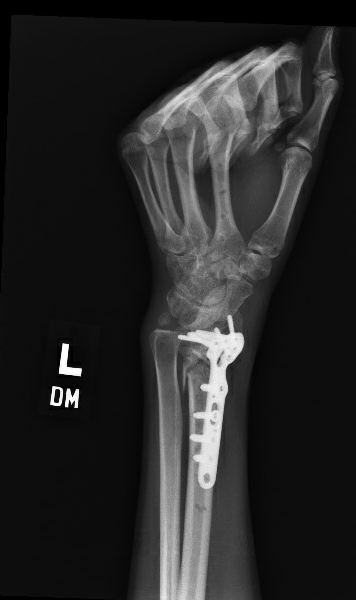
#> input picture ML/images/Acumed/Acumed ex2 at 9.51.06 AM (1).png, 356 x 600 px; its folder holds only this picture in this run
$ jupyter execute cropping.ipynb
#> lines starting #> are read from the running program, lines starting #| are printed output that depends on the picture; after the words box and inside, x2 and y2 are one past the last pixel; in counts of white or black regions, pixels touching at a corner belong together
[cell 1]
import sys
import cv2
from matplotlib import pyplot as plt
import numpy as np
from math import atan2, cos, sin, sqrt, pi
from glob import glob
import os

[cell 2]
filepaths = glob("images/**/*.png", recursive=True)
print(filepaths[:10])

[cell 3]
images = {}
grayScale = {}

for filepath in filepaths:
    image = cv2.imread(filepath)
#> image is the input picture: shape (600, 356, 3); min 0, max 255, mean 40
    dim = (200, np.floor(image.shape[0] / image.shape[1] * 200 ).astype(int))
#> dim = (200, 337)
    image = cv2.resize(image, dim)
#> image: shape (337, 200, 3)
    gray = cv2.cvtColor(image,cv2.COLOR_BGR2GRAY)
    images[filepath] = image
    grayScale[filepath] = gray
#> pass 2 of the loop `for filepath in filepaths:`:
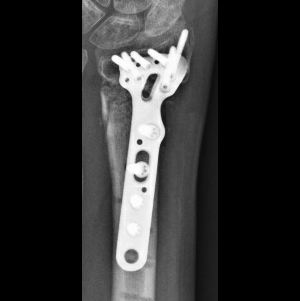
#> input picture ML/images/cropped/Acumed ex2 at 9.50.35 AM.png, 300 x 301 px
#> image is the input picture: shape (301, 300, 3); min 0, max 255, mean 48
#> `image = cv2.resize(image, dim)`:
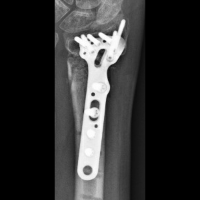
#> image: shape (200, 200, 3); min 0, max 255, mean 47.9
#> gray: shape (200, 200)

[cell 4]
edgeMaps = {}

for filepath, gray in grayScale.items():

    edges = cv2.Canny(gray, 240, 600)

    edgeMaps[filepath] = edges

    f = plt.figure()
    f.add_subplot(1,2, 1)
    plt.imshow(images[filepath])
    f.add_subplot(1,2, 2)
    plt.imshow(edges, cmap='gray')
    plt.show(block=True)
#> this loop made 4 passes
#> pass 1, `edges = cv2.Canny(gray, 240, 600)`:
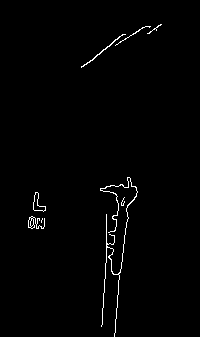
#> edges: shape (337, 200); 1.2% white in thin lines or dots, all inside (x1, y1, x2, y2) = (28, 24, 162, 337)
#> pass 1, `plt.show(block=True)`:
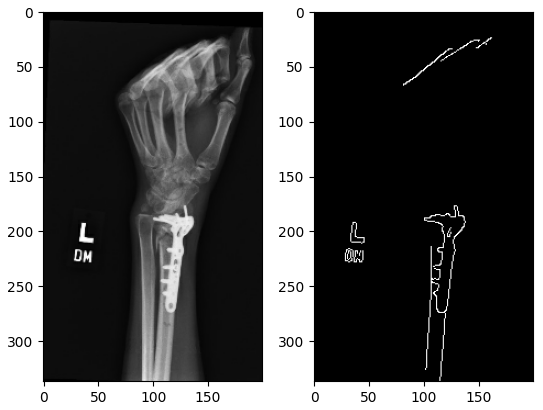
#> figure drawn by matplotlib, 2 panels
#> pass 2, `edges = cv2.Canny(gray, 240, 600)`:
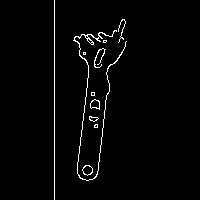
#> edges: shape (200, 200); 2.2% white in thin lines or dots, all inside (x1, y1, x2, y2) = (54, 0, 127, 200)
#> pass 2, `plt.show(block=True)`:
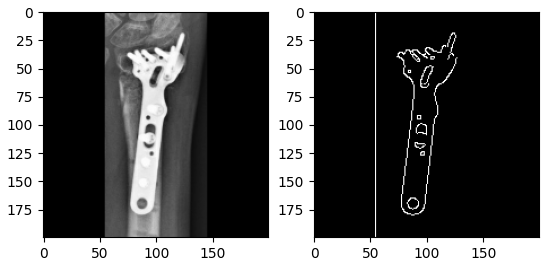
#> figure drawn by matplotlib, 2 panels
#> pass 3, `edges = cv2.Canny(gray, 240, 600)`:
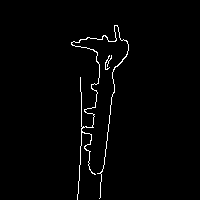
#> edges: shape (200, 200); 1.6% white in thin lines or dots, all inside (x1, y1, x2, y2) = (71, 25, 129, 200)
#> after the loop, edgeMaps = 4 items
    # [4 lines of commented-out code are left out]

[cell 5]
# [88 lines of commented-out code are left out]

[cell 6]
final = {}

for filepath, edges in list(edgeMaps.items()):

    try:

        retval, thresh_gray = cv2.threshold(edges, thresh=240, maxval=300, \
                                        type=cv2.THRESH_BINARY)

        contours, hierarchy = cv2.findContours(thresh_gray,cv2.RETR_LIST, \
                                        cv2.CHAIN_APPROX_SIMPLE)

        print('num contours: ', len(contours))

        image = images[filepath].copy()


        # Find object with the biggest bounding box
        mx = (0,0,0,0)      # biggest bounding box so far
        mx_score = 0
        mx_cont = None
        for cont in contours:
            x,y,w,h = cv2.boundingRect(cont)
            area = w*h
            rectCenter = (x + w/2, y + h/2)
            imageCenter = (image.shape[1]/2, image.shape[0]/2)
            distToCenter = 0.1 + sqrt((rectCenter[0] - imageCenter[0])**2 + (rectCenter[1] - imageCenter[1])**2) / sqrt(imageCenter[0]**2 + imageCenter[1]**2) * 255

            # print(rectCenter, imageCenter)
            score = area / distToCenter
            cv2.rectangle(image,(x,y),(x+w,y+h),(255 - distToCenter,0,0),1)
            if score > mx_score and area < 0.6 * image.shape[0] * image.shape[1]:
                mx = x,y,w,h
                mx_cont = cont
                mx_score = score
        x,y,w,h = mx
        f = plt.figure()
        f.add_subplot(1,2, 1)
        plt.imshow(edges, cmap='gray')
        f.add_subplot(1,2, 2)
        plt.imshow(edges, cmap='gray')

        xc = x + w/2
        yc = y + h/2


        # [11 lines of commented-out code are left out]
        halfSideLength = h / 2 * 1.2
        cropped = image[round(yc - halfSideLength):round(yc + halfSideLength), round(xc - halfSideLength):round(xc + halfSideLength)]
        plt.imshow(cropped, cmap='gray')

        plt.show(block=True)

        print('old path', filepath)
        filepath = filepath.replace('images', 'images_processed')

        try:
            os.makedirs('/'.join(filepath.split('/')[:-1]))
        except Exception as e:
            pass
        print('new filepath', filepath)
        # cv2.imwrite(filepath, cropped)

    except Exception as e:
        print(e)
#> this loop made 4 passes
#> (x, y, w, h, xc, yc, halfSideLength) on passes 1 to 4: (100, 177, 38, 160, 119, 257, 96), (73, 30, 54, 151, 100, 105.5, 90.6), (71, 25, 58, 175, 100, 112.5, 105), (43, 28, 119, 143, 102.5, 99.5, 85.8)
#| num contours:  13
#| old path images/Acumed/Acumed ex2 at 9.51.06 AM (1).png
#| new filepath images_processed/Acumed/Acumed ex2 at 9.51.06 AM (1).png
#| num contours:  21
#| old path images/cropped/Acumed ex2 at 9.50.35 AM.png
#| new filepath images_processed/cropped/Acumed ex2 at 9.50.35 AM.png
#| num contours:  2
#| old path images/cropped/Acumed ex2 at 9.51.06 AM.png
#| new filepath images_processed/cropped/Acumed ex2 at 9.51.06 AM.png
#| num contours:  3
#> (further printed lines are left out)
#> pass 1, `cropped = image[round(yc - halfSideLength):round(yc + halfSideLength),..`:
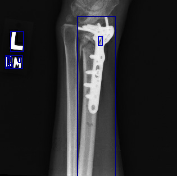
#> cropped: shape (176, 177, 3); mean of channels 0, 1, 2 45.2, 42.5, 42.5; drawn as B, G, R
#> pass 2, `cropped = image[round(yc - halfSideLength):round(yc + halfSideLength),..`:
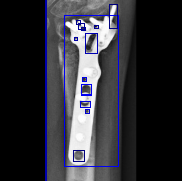
#> cropped: shape (181, 182, 3); mean of channels 0, 1, 2 55.6, 48.8, 48.8; drawn as B, G, R
#> after the loop:
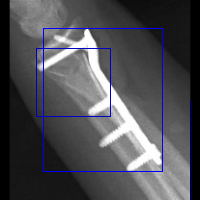
#> image: shape (200, 200, 3); mean of channels 0, 1, 2 83.8, 78.8, 78.8; drawn as B, G, R
#> after the loop:
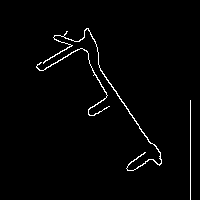
#> thresh_gray: shape (200, 200); 1.8% white in thin lines or dots, all inside (x1, y1, x2, y2) = (36, 28, 191, 200)
